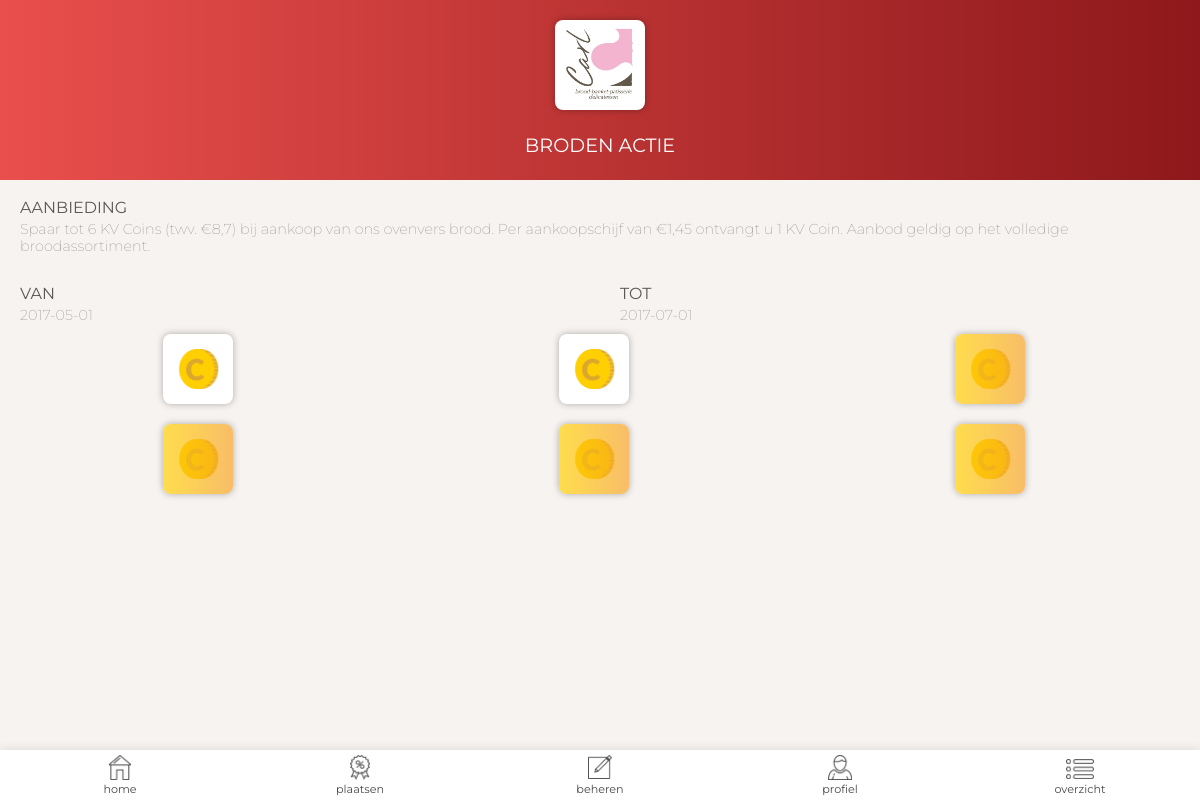
The app's page /Bazaar/offer.php?offerid=5 (signed in) with its own data.
### tables this page shows
CREATE TABLE `companies` (
  `id` int(11) unsigned NOT NULL AUTO_INCREMENT,
  `company_name` varchar(200) NOT NULL DEFAULT '',
  `email` varchar(200) NOT NULL DEFAULT '',
  `password` varchar(200) NOT NULL DEFAULT '',
  `address` varchar(200) NOT NULL DEFAULT '',
  `city` varchar(200) NOT NULL DEFAULT '',
  `logo` varchar(200) DEFAULT NULL,
  PRIMARY KEY (`id`)
);

CREATE TABLE `offers` (
  `id` int(11) unsigned NOT NULL AUTO_INCREMENT,
  `title` varchar(200) NOT NULL DEFAULT '',
  `description` varchar(1000) NOT NULL DEFAULT '',
  `start_date` date NOT NULL,
  `end_date` date NOT NULL,
  `coins` int(11) NOT NULL,
  `promoted` tinyint(1) NOT NULL,
  `company_id` int(11) DEFAULT NULL,
  PRIMARY KEY (`id`)
);

### Bazaar/Classes/Company.php (called while the page is built, shortened)
<?php
class Company extends User
{
    private $companyname;
    private $logo;
    public function getCompanyname()
    {
        return $this->companyname;
    }
    public function setCompanyname($companyname)
    {
        $this->companyname = $companyname;
    }
    public function getLogo()
    {
        return $this->logo;
    }
    public function setLogo($logo)
    {
        $this->logo = $logo;
    }
    public function getCompanyData($companyID)
    {
        $conn = Db::getInstance();
        $statement = $conn->prepare("SELECT * FROM companies WHERE id = :companyID");
        $statement->bindValue(':companyID', $companyID);
        $statement->execute();
    }
}

### Bazaar/Classes/Offer.php (called while the page is built, shortened)
<?php
class Offer
{
    private $title;
    private $description;
    private $startDate;
    private $endDate;
    private $coins;
    public function getTitle()
    {
        return $this->title;
    }
    public function setTitle($title)
    {
        $this->title = $title;
    }
    public function getDescription()
    {
        return $this->description;
    }
    public function setDescription($description)
    {
        $this->description = $description;
    }
    public function getStartDate()
    {
        return $this->startDate;
    }
    public function setStartDate($startDate)
    {
        $this->startDate = $startDate;
    }
    public function getEndDate()
    {
        return $this->endDate;
    }
    public function setEndDate($endDate)
    {
        $this->endDate = $endDate;
    }
    public function getCoins()
    {
        return $this->coins;
    }
    public function setCoins($coins)
    {
        $this->coins = $coins;
    }
    public function setOfferData($offerID)
    {
        $conn = Db::getInstance();
        $statement = $conn->prepare('SELECT * FROM offers WHERE id = :offerID');
        $statement->bindValue(':offerID', $offerID);
        $statement->execute();
    }
}

### Bazaar/Classes/User.php (called while the page is built, shortened)
<?php
class User
{
    private $userID;
    public function getUserID()
    {
        return $this->userID;
    }
    public function setUserID($userID)
    {
        $this->userID = $userID;
    }
    public function getRewards($offerID)
    {
        $conn = Db::getInstance();
        $statement = $conn->prepare("SELECT * FROM offers_users WHERE user_id = :userID AND offer_id = :offerID");
        $statement->bindValue(':userID', $this->getUserID());
        $statement->bindValue(':offerID', $offerID);
        $statement->execute();
        $row = $statement->fetch(\PDO::FETCH_ASSOC);
        return $row;
    }
}

### Bazaar/offer.php (the view, shortened to what this page needs)
<?php
if(isset($_SESSION['userID'])){
    $offerID = $_GET['offerid'];
    $offer = new Offer();
    $offer->setOfferData($offerID);
    $offerCompany = new Company();
    $offerCompany->getCompanyData($offer->getCompanyID());
    $user = new User();
    $user->setUserID($_SESSION['userID']);
    $coins = $offer->getCoins();
    $awardedCoins = 0;
    if($user->isParticipating($offerID)){
        $rewards = $user->getRewards($offerID);
        $awardedCoins = $rewards['earnings'];
        $coins -= $awardedCoins;
    }
} else {
}
?><!doctype html>
<html lang="en">
<head>
    <link rel="stylesheet" href="css/reset.css">
    <link rel="stylesheet" href="css/nav.css">
    <link rel="stylesheet" href="css/offer.css">
</head>
<body>
    <?php include_once 'nav.inc.php';?>
    <header>
        <div class="logoContainer">
            <img src="<?php $offerCompany->getCompanyData($offer->getCompanyID()); echo BASE_URL.'Bazaar/uploads/'.$offerCompany->getLogo()?>"
                 alt="<?php echo $offerCompany->getCompanyname();?> logo"
                 class="companyLogo">
        </div>
        <h1><?php echo $offer->getTitle(); ?></h1>
    </header>
    <section class="main">
        <h2>Aanbieding</h2>
        <p class="description"><?php echo $offer->getDescription() ;?></p>
        <div class="dates">
            <div>
                <h2>Van</h2>
                <p class="startDate"><?php echo $offer->getStartDate();?></p>
            </div>
            <div>
                <h2>Tot</h2>
                <p><?php echo $offer->getEndDate();?></p>
            </div>
        </div>
        <div class="coins">
            <?php for($i = 1; $i <= $awardedCoins; $i++):?>
                <div class="coinContainer" href="claimReward.php?offerid=<?php echo $offerID;?>">
                    <div class="coin">
                        <img src="img/coin.png" alt="">
                    </div>
                </div>
            <?php endfor ;?>
            <?php for($i = 1; $i <= $coins; $i++):?>
                <a class="coinContainer" href="claimReward.php?offerid=<?php echo $offerID;?>">
                    <div class="coin">
                        <div class="overlay"></div>
                        <img src="img/coin.png" alt="">
                    </div>
                </a>
            <?php endfor ;?>
        </div>
    </section>
</body>
</html>

### Bazaar/css/nav.css (style rules this page uses)
* { box-sizing: border-box; }

### Bazaar/css/offer.css (style rules this page uses)
* { box-sizing: border-box; }
body { background-color: #f7f3f1; }
header { height: 180px; background: -webkit-linear-gradient(left, #e94f4c, #8e181b); width: 100%; position: relative; }
.logoContainer { width: 90px; height: 90px; background-color: white; border-radius: 8px; box-shadow: 0 0 7px rgba(0,0,0,0.3); position: relative; left: 50%; transform: translateX(-50%); top: 20px; }
.logoContainer img { max-width: 75px; max-height: 75px; position: absolute; top: 50%; left: 50%; transform: translate(-50%, -50%); }
header h1 { position: absolute; left: 50%; transform: translateX(-50%); bottom: 25px; color: white; font-family: 'Montserrat', sans-serif; text-transform: uppercase; font-size: 1.2em; width: 80%; text-align: center; }
.main { font-family: 'Montserrat', sans-serif; }
.main h2 { text-transform: uppercase; color: #595959; margin-bottom: 5px; font-size: 1em; margin-top: 20px; margin-left: 20px; }
.main p { color: #a0a0a0; font-size: 0.9em; font-weight: 200; line-height: 1.2em; margin-bottom: 10px; margin-left: 20px; }
.description { margin-left: 20px; margin-right: 20px; }
.dates { display: flex; }
.dates div { width: 50%; }
.coins { display: flex; flex-wrap: wrap; margin-bottom: 50px; }
.coinContainer { width: 33%; position: relative; margin-bottom: 20px; }
.overlay { width: 70px; height: 70px; border-radius: 8px; background: -webkit-linear-gradient(left, #ffce00, #f5a127); opacity: 0.7; position: absolute; z-index: 1; }
.coin { width: 70px; height: 70px; background-color: white; border-radius: 8px; box-shadow: 0 0 7px rgba(0,0,0,0.3); position: relative; left: 50%; top: inherit; transform: translateX(-50%); }
.coin img { height: 40px; position: absolute; left: 50%; top: 50%; transform: translate(-50%, -50%); }

### records on screen
companies: logo (picture)
offers: title "BRODEN ACTIE", description "Spaar tot 6 KV Coins (twv. €8,7) bij aankoop van ons ovenvers brood. Per aankoopschijf van €1,45 ontvangt u 1 KV Coin. Aanbod geldig op het volledige broodassortiment.", start_date "2017-05-01", end_date "2017-07-01"
